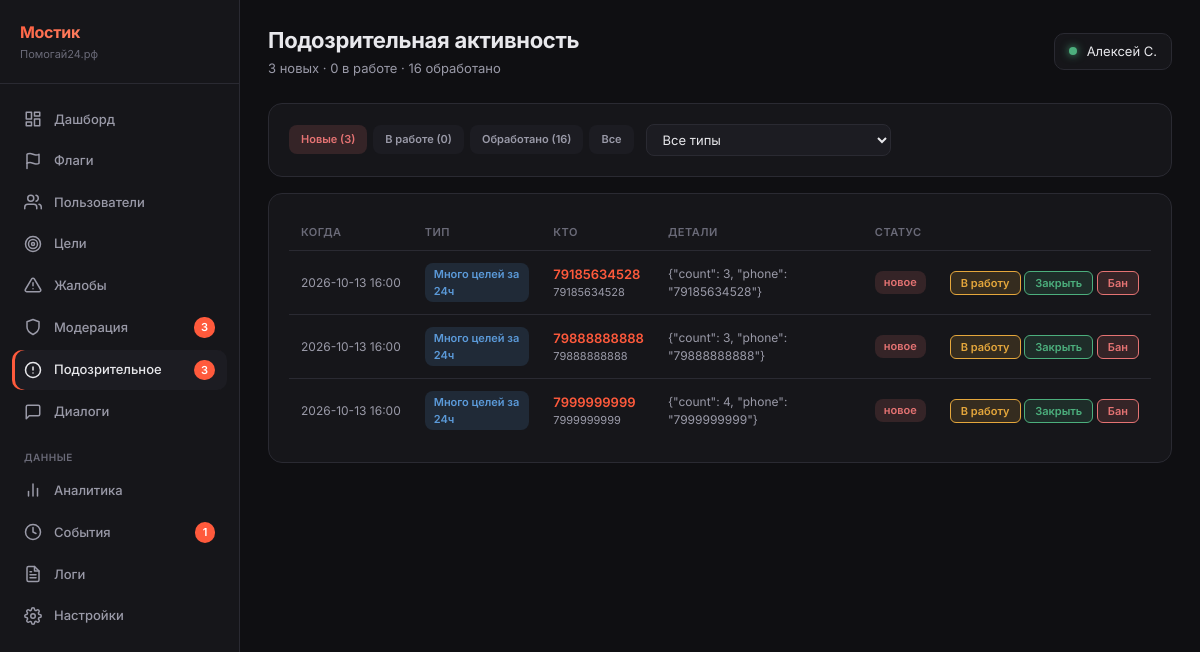
The app's page /_metrics/suspicious (signed in), older data.
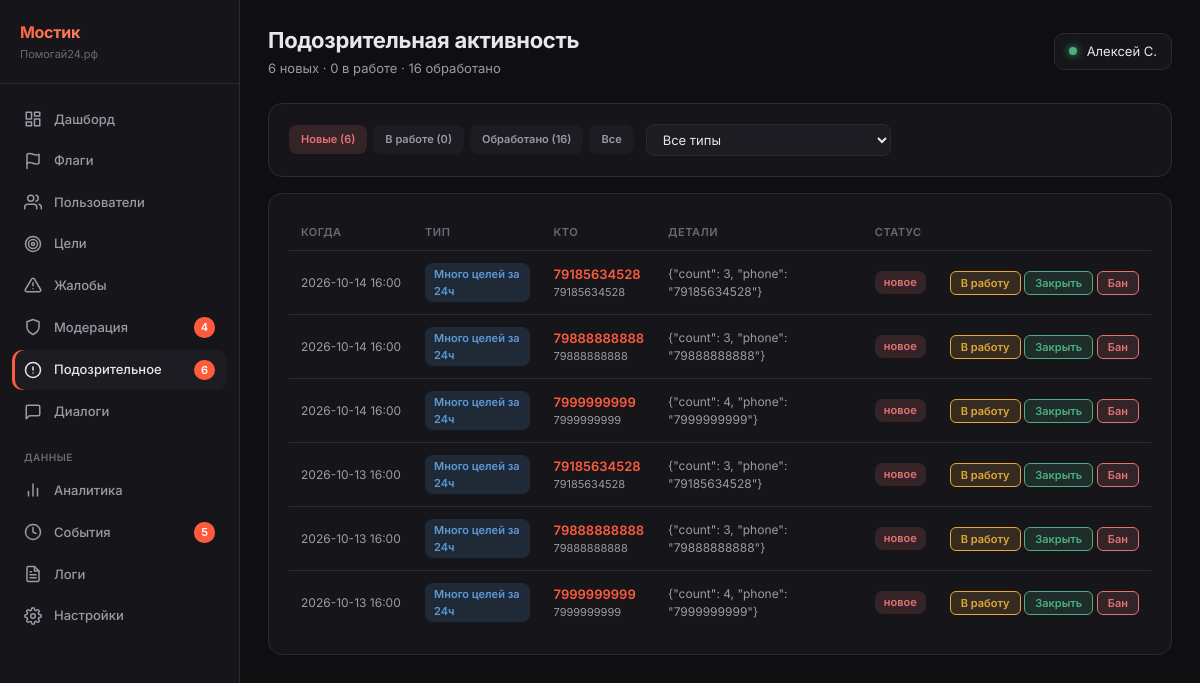
The same page, newer data.
### tables this page shows
CREATE TABLE suspicious_activity (
        id INTEGER PRIMARY KEY AUTOINCREMENT,
        user_id INTEGER NULL,
        ip_address TEXT NULL,
        activity_type TEXT NOT NULL,
        details TEXT NULL,
        status TEXT DEFAULT 'new',
        created_at TEXT DEFAULT (datetime('now')),
        FOREIGN KEY (user_id) REFERENCES users(id)
    );

CREATE TABLE users (
            id INTEGER PRIMARY KEY AUTOINCREMENT,
            phone TEXT UNIQUE NOT NULL,
            password_hash TEXT NOT NULL,
            email TEXT NULL,
            name TEXT NULL,
            avatar_url TEXT NULL,
            max_id TEXT NULL,
            vk_id TEXT NULL,
            fcm_token TEXT NULL,
            onboarding_passed INTEGER DEFAULT 0,
            rating REAL DEFAULT 0.0,
            rating_level TEXT DEFAULT 'novice',
            confirmations_total INTEGER DEFAULT 0,
            confirmations_approved INTEGER DEFAULT 0,
            confirmations_ignored INTEGER DEFAULT 0,
            donation_streak INTEGER DEFAULT 0,
            goals_helped_close INTEGER DEFAULT 0,
            total_helped_amount REAL DEFAULT 0.00,
            priority_days INTEGER DEFAULT 0,
            circles_of_care INTEGER DEFAULT 0,
            interest_weights TEXT DEFAULT NULL,
            eternal_donation_config TEXT DEFAULT NULL,
            yellow_card_until TEXT NULL,
            is_banned INTEGER DEFAULT 0,
            created_at TEXT DEFAULT (datetime('now'))
        , xp INTEGER DEFAULT 0, xp_level TEXT DEFAULT 'novice', streak_days INTEGER DEFAULT 0, last_action_date TEXT, ip_registered TEXT, author_badge TEXT, trust_score INTEGER DEFAULT 50, trust_level TEXT DEFAULT 'guest', is_admin INTEGER DEFAULT 0, profile_completed INTEGER DEFAULT 0, identity_verified INTEGER DEFAULT 0, city TEXT, region_code TEXT, region_name TEXT, birth_date TEXT, onboarding_step INTEGER DEFAULT 0, identity_verified_at TEXT, identity_doc_path TEXT, identity_selfie_path TEXT);

### main.py (the view)
@app.route('/_metrics/suspicious')
@admin_required
def metrics_suspicious():
    user = get_current_user()
    db = get_db()
    status_filter = request.args.get('status', 'new')
    type_filter = request.args.get('type', 'all')
    query = """
        SELECT s.*,
            COALESCE(u.name, u.phone) as user_name,
            u.phone as user_phone,
            u.is_banned as user_banned
        FROM suspicious_activity s
        LEFT JOIN users u ON s.user_id = u.id
        WHERE 1=1
    """
    params = []
    if status_filter != 'all':
        query += " AND s.status = ?"
        params.append(status_filter)
    if type_filter != 'all':
        query += " AND s.activity_type = ?"
        params.append(type_filter)
    query += " ORDER BY s.id DESC LIMIT 200"
    activities = db.execute(query, params).fetchall()
    counts_new = db.execute("SELECT COUNT(*) FROM suspicious_activity WHERE status = 'new'").fetchone()[0]
    counts_reviewed = db.execute("SELECT COUNT(*) FROM suspicious_activity WHERE status = 'reviewed'").fetchone()[0]
    counts_resolved = db.execute("SELECT COUNT(*) FROM suspicious_activity WHERE status = 'resolved'").fetchone()[0]
    types = db.execute("SELECT DISTINCT activity_type FROM suspicious_activity ORDER BY activity_type").fetchall()
    counts = get_sidebar_counts(db)
    db.close()
    type_names = {
        'mass_goals': 'Много целей за 24ч',
        'mass_registration': 'Массовые регистрации с IP',
        'many_flags': 'Много флагов Content Guard',
        'no_confirm_48h': 'Не подтверждает донаты 48ч+',
        'many_reports': 'Много жалоб на юзера',
    }
    return render_template('_metrics/suspicious.html',
        user=user,
        active='suspicious',
        counts=counts,
        activities=activities,
        status_filter=status_filter,
        type_filter=type_filter,
        types=[t['activity_type'] for t in types],
        type_names=type_names,
        counts_new=counts_new,
        counts_reviewed=counts_reviewed,
        counts_resolved=counts_resolved,
    )

### main.py (called while the page is built)
def get_current_user():
    if 'user_id' in session:
        db = get_db()
        try:
            user = db.execute("SELECT * FROM users WHERE id = ?", (session['user_id'],)).fetchone()
            return user
        except:
            return None
        finally:
            db.close()
    return None

def admin_required(f):
    @wraps(f)
    def wrap(*args, **kwargs):
        user = get_current_user()
        if not user or not user['is_admin']:
            from flask import abort
            abort(404)
        if request.method == 'POST' and not check_csrf():
            from flask import abort
            abort(403)
        return f(*args, **kwargs)
    return wrap

def get_csrf_token():
    if 'csrf_token' not in session:
        session['csrf_token'] = _secrets.token_urlsafe(32)
    return session['csrf_token']

def _safe_count(db, query, params=None):
    try:
        if params:
            row = db.execute(query, params).fetchone()
        else:
            row = db.execute(query).fetchone()
        return row[0] if row else 0
    except Exception:
        return 0

### templates/_metrics/suspicious.html (shortened to what the changed rows need)
{% extends "_metrics/base.html" %}
{% block page_title %}Подозрительная активность{% endblock %}
{% block page_subtitle %}{{ counts_new }} новых · {{ counts_reviewed }} в работе · {{ counts_resolved }} обработано{% endblock %}
{% block content %}
<div class="m-section" style="margin-bottom: 16px;">
    <form method="GET" style="display: flex; gap: 12px; align-items: center; flex-wrap: wrap;">
        <div style="display: flex; gap: 6px;">
            <a href="?status=new" class="m-badge {% if status_filter == 'new' %}danger{% else %}muted{% endif %}" style="text-decoration: none; padding: 6px 12px;">Новые ({{ counts_new }})</a>
            <a href="?status=reviewed" class="m-badge {% if status_filter == 'reviewed' %}warning{% else %}muted{% endif %}" style="text-decoration: none; padding: 6px 12px;">В работе ({{ counts_reviewed }})</a>
            <a href="?status=resolved" class="m-badge {% if status_filter == 'resolved' %}success{% else %}muted{% endif %}" style="text-decoration: none; padding: 6px 12px;">Обработано ({{ counts_resolved }})</a>
            <a href="?status=all" class="m-badge {% if status_filter == 'all' %}info{% else %}muted{% endif %}" style="text-decoration: none; padding: 6px 12px;">Все</a>
        </div>
    </form>
</div>
<div class="m-section">
    {% if activities %}
    <table class="m-table">
        <thead>
            <tr>
                <th>Когда</th>
                <th>Тип</th>
                <th>Кто</th>
                <th>Детали</th>
                <th>Статус</th>
                <th></th>
            </tr>
        </thead>
        <tbody>
            {% for a in activities %}
            <tr>
                <td class="muted" style="white-space: nowrap;">{{ a.created_at[:16] }}</td>
                <td>
                    <span class="m-badge {% if a.activity_type == 'no_confirm_48h' %}warning{% elif a.activity_type == 'mass_registration' %}danger{% elif a.activity_type == 'many_flags' %}danger{% else %}info{% endif %}">
                        {{ type_names.get(a.activity_type, a.activity_type) }}
                    </span>
                </td>
                <td>
                    {% if a.user_id %}
                        <a href="/_metrics/users/{{ a.user_id }}" style="color: var(--m-sunset-1); text-decoration: none; font-weight: 600;">
                            {{ a.user_name or ('ID ' + a.user_id|string) }}
                        </a>
                        <div class="muted" style="font-size: 11px;">{{ a.user_phone or '' }}</div>
                    {% elif a.ip_address %}
                        <code style="color: var(--m-warning); font-size: 12px;">{{ a.ip_address }}</code>
                    {% else %}
                        <span class="muted">—</span>
                    {% endif %}
                </td>
                <td class="muted" style="font-size: 12px; max-width: 300px;">
                    {% if a.details %}{{ a.details[:100] }}{% if a.details|length > 100 %}...{% endif %}{% else %}—{% endif %}
                </td>
                <td>
                    {% if a.status == 'new' %}<span class="m-badge danger">новое</span>
                    {% elif a.status == 'reviewed' %}<span class="m-badge warning">в работе</span>
                    {% else %}<span class="m-badge success">обработано</span>{% endif %}
                </td>
                <td style="white-space: nowrap;">
                    {% if a.status == 'new' %}
                    <form method="POST" action="/_metrics/suspicious/{{ a.id }}/review" style="display: inline;">
                        <button type="submit" style="padding: 4px 10px; background: rgba(229,167,60,0.15); border: 1px solid var(--m-warning); border-radius: 6px; color: var(--m-warning); font-size: 11px; font-weight: 600; font-family: inherit; cursor: pointer;">В работу</button>
                    </form>
                    {% endif %}
                    {% if a.status != 'resolved' %}
                    <button type="button" onclick="openResolveModal({{ a.id }}, '{{ a.activity_type }}')"
                            style="padding: 4px 10px; background: rgba(76,175,125,0.15); border: 1px solid var(--m-success); border-radius: 6px; color: var(--m-success); font-size: 11px; font-weight: 600; font-family: inherit; cursor: pointer;">Закрыть</button>
                    {% endif %}
                    {% if a.user_id and not a.user_banned %}
                    <form method="POST" action="/_metrics/users/{{ a.user_id }}/ban" style="display: inline;">
                        <button type="submit" onclick="return confirm('Забанить?')" style="padding: 4px 10px; background: rgba(229,115,115,0.15); border: 1px solid var(--m-danger); border-radius: 6px; color: var(--m-danger); font-size: 11px; font-weight: 600; font-family: inherit; cursor: pointer;">Бан</button>
                    </form>
                    {% endif %}
                </td>
            </tr>
            {% endfor %}
        </tbody>
    </table>
    {% else %}
    <div class="m-empty" style="padding: 60px 20px;">
        <div style="font-size: 40px; margin-bottom: 12px;">✓</div>
        <div style="font-size: 15px;">Все чисто. Аномалий нет.</div>
    </div>
    {% endif %}
</div>
{% endblock %}

### templates/_metrics/base.html (shortened to what the changed rows need)
<!DOCTYPE html>
<html lang="ru">
<head>
    <link rel="stylesheet" href="/static/_metrics.css">
</head>
<body>
    <div class="m-layout">
        <aside class="m-sidebar">
            <nav class="m-nav">
                <a href="/_metrics/moderation" class="m-nav-item {% if active == 'moderation' %}active{% endif %}">
                    <svg viewBox="0 0 24 24" fill="none" stroke="currentColor" stroke-linecap="round" stroke-linejoin="round"><path d="M12 22s8-4 8-10V5l-8-3-8 3v7c0 6 8 10 8 10z"/></svg>
                    Модерация
                    {% if counts and counts.moderation %}<span class="m-nav-badge">{{ counts.moderation }}</span>{% endif %}
                </a>
                <a href="/_metrics/suspicious" class="m-nav-item {% if active == 'suspicious' %}active{% endif %}">
                    <svg viewBox="0 0 24 24" fill="none" stroke="currentColor" stroke-linecap="round" stroke-linejoin="round"><circle cx="12" cy="12" r="10"/><line x1="12" y1="8" x2="12" y2="12"/><line x1="12" y1="16" x2="12.01" y2="16"/></svg>
                    Подозрительное
                    {% if counts and counts.suspicious %}<span class="m-nav-badge">{{ counts.suspicious }}</span>{% endif %}
                </a>
                <a href="/_metrics/events" class="m-nav-item {% if active == 'events' %}active{% endif %}">
                    <svg viewBox="0 0 24 24" fill="none" stroke="currentColor" stroke-linecap="round" stroke-linejoin="round"><circle cx="12" cy="12" r="10"/><polyline points="12 6 12 12 16 14"/></svg>
                    События
                    {% if counts and counts.events %}<span class="m-nav-badge">{{ counts.events }}</span>{% endif %}
                </a>
            </nav>
        </aside>
        <main class="m-content">
            <header class="m-header">
                <div>
                    <div class="m-title">{% block page_title %}Мостик{% endblock %}</div>
                    <div class="m-subtitle">{% block page_subtitle %}{% endblock %}</div>
                </div>
            </header>
            {% block content %}{% endblock %}
        </main>
    </div>
</body>
</html>

Row changes from the older to the newer data that the page shows:
added suspicious_activity: created_at "2026-10-14 16:00", get "Много целей за 24ч", user_name "79185634528", phone "79185634528", details "{\"count\": 3, \"phone\": \"79185634528\"}", status "новое"
added suspicious_activity: created_at "2026-10-14 16:00", get "Много целей за 24ч", user_name "79888888888", phone "79888888888", details "{\"count\": 3, \"phone\": \"79888888888\"}", status "новое"
added suspicious_activity: created_at "2026-10-14 16:00", get "Много целей за 24ч", user_name "7999999999", phone "7999999999", details "{\"count\": 4, \"phone\": \"7999999999\"}", status "новое"
Text that changed along with them:
{{ counts.moderation }}: "3" → "4"
{{ counts.suspicious }}: "3" → "6"
{{ counts.events }}: "1" → "5"
{{ counts_new }}: "3" → "6"
